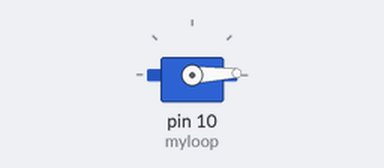
This sketch was run on a simulated Arduino Uno, built with avr-gcc and run on an emulated ATmega328P. Parts: servo.

Above: at 0.05 s.
At 1.75 s:
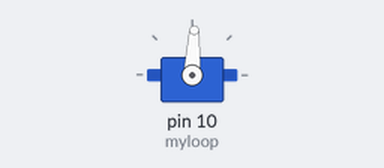
At 3.45 s:
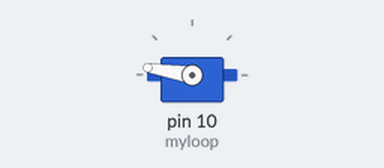
At 6.9 s:
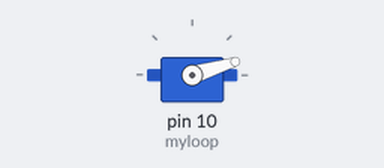
Timing chart, 0 to 9.4 s (numbered marks = the images above):
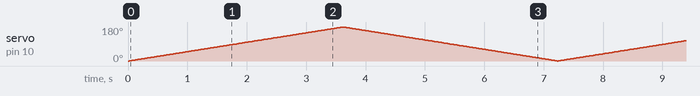

The sketch:

sketch_jul28a.ino
```cpp
#include<Servo.h>
Servo myloop;
int angle=0;
void setup()
{
  myloop.attach(10);
}
void loop()
{
  for(angle=0;angle<180;angle+=1)
  {
    myloop.write(angle);
    delay(20);
  }
  for(angle=180;angle>=1;angle-=1)
  {
    myloop.write(angle);
    delay(20);
  }
}
```
